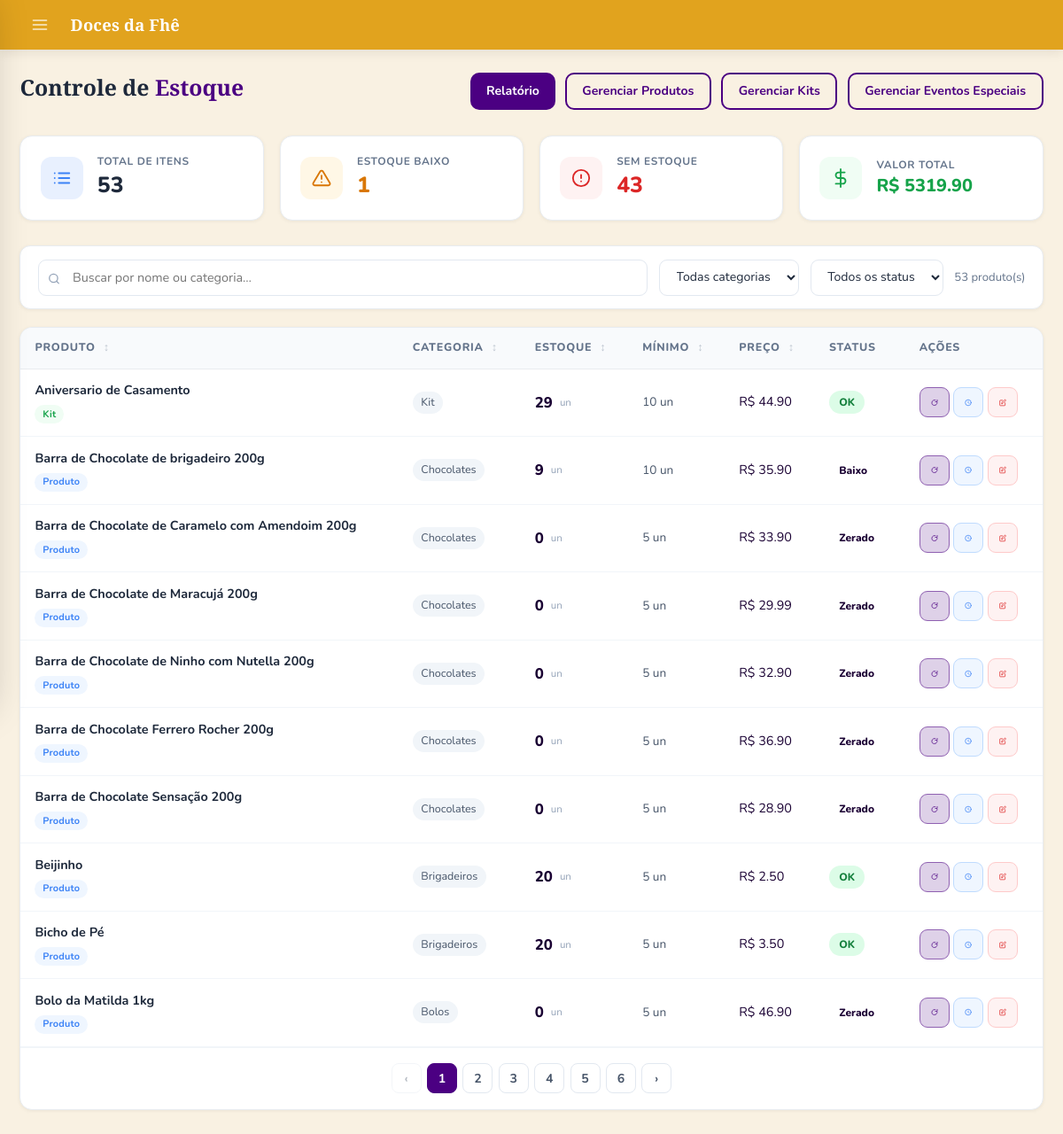
Page /admin/estoque (signed in) on the committed database.
### models.py (models this page shows, shortened)
class SiteConfig(db.Model):
    __tablename__ = "site_config"
    id               = db.Column(db.Integer, primary_key=True)
    color_primary    = db.Column(db.String(20), default='#5B6D3D')
    color_secondary  = db.Column(db.String(20), default='#D67155')
    color_accent     = db.Column(db.String(20), default='#F3B651')
    color_dark       = db.Column(db.String(20), default='#932E50')
    color_bg         = db.Column(db.String(20), default='#FAF9F6')
    color_text       = db.Column(db.String(20), default='#2B2B2B')
    color_text_light = db.Column(db.String(20), default='#6B6B6B')
    auth_bg_color1   = db.Column(db.String(20), default='#e8eed8')
    auth_bg_color2   = db.Column(db.String(20), default='#8fa05a')
    font_title   = db.Column(db.String(100), default='Playfair Display')
    font_body    = db.Column(db.String(100), default='Nunito')
    font_size    = db.Column(db.String(10), default='16')
    title_weight = db.Column(db.String(10), default='700')
    body_weight  = db.Column(db.String(10), default='400')
    layout_mode   = db.Column(db.String(20), default='spacious')
    layout_width  = db.Column(db.String(20), default='centered')
    card_columns  = db.Column(db.Integer,    default=3)
    card_gap      = db.Column(db.Integer,    default=20)
    show_carousel = db.Column(db.Boolean,    default=True)
    btn_radius  = db.Column(db.String(10), default='12px')
    card_shadow = db.Column(db.String(10), default='medium')
    navbar_fixed = db.Column(db.Boolean, default=True)
    anim_enabled     = db.Column(db.Boolean, default=True)
    anim_intensity   = db.Column(db.String(10), default='medium')
    anim_duration    = db.Column(db.Integer,    default=220)
    anim_hover_style = db.Column(db.String(20), default='lift')
    site_name   = db.Column(db.String(100), default='Doces da Fhê')
    logo_url    = db.Column(db.String(255), nullable=True)
    logo_height     = db.Column(db.Integer, default=100)
    logo_fit        = db.Column(db.String(20), default='contain')
    carousel_height = db.Column(db.Integer, default=340)
    card_img_height = db.Column(db.Integer, default=200)
    card_radius     = db.Column(db.String(10), default='16px')
    flash_success   = db.Column(db.String(20), default='#ffffff')
    flash_error     = db.Column(db.String(20), default='#f8d7da')
    flash_info      = db.Column(db.String(20), default='#ffffff')
    new_badge_days  = db.Column(db.Integer, default=7)
    new_badge_ativo = db.Column(db.Boolean, default=True)
    blog_primary    = db.Column(db.String(20), default='#5B6D3D')
    blog_accent     = db.Column(db.String(20), default='#932E50')
    blog_bg         = db.Column(db.String(20), default='#f8fafc')
    blog_card_bg    = db.Column(db.String(20), default='#ffffff')
    blog_text       = db.Column(db.String(20), default='#1e293b')
    agenda_dias_arquivar = db.Column(db.Integer, default=30)
    updated_at      = db.Column(db.DateTime, default=datetime.utcnow, onupdate=datetime.utcnow)

class Kit(db.Model):
    __tablename__ = 'kits'
    id = db.Column(db.Integer, primary_key=True)
    name = db.Column(db.String(200), nullable=False)
    resumo = db.Column(db.String(400), nullable=True)
    description = db.Column(db.Text, nullable=True)
    created_by = db.Column(
        db.Integer, db.ForeignKey('users.id'), nullable=False)
    is_admin_kit = db.Column(db.Boolean, default=False)   # True = admin kit
    ativo = db.Column(db.Boolean, default=True, nullable=False)
    created_at = db.Column(db.DateTime, default=datetime.utcnow)
    updated_at = db.Column(
        db.DateTime, default=datetime.utcnow, onupdate=datetime.utcnow)
    image_url      = db.Column(db.String(500), nullable=True)
    estoque        = db.Column(db.Integer, default=0, nullable=False)
    estoque_minimo = db.Column(db.Integer, default=5, nullable=False)
    products = db.relationship(
        'KitProduct', backref='kit', cascade='all, delete-orphan')
    creator = db.relationship('User', backref='kits')
    @property
    def total_price(self):
        return sum(kp.product.price * kp.quantity for kp in self.products)
    @property
    def status_estoque(self):
        if self.estoque == 0:       return 'zerado'
        if self.estoque <= self.estoque_minimo: return 'baixo'
        return 'ok'

class Product(db.Model):
    __tablename__ = "products"
    id          = db.Column(db.Integer, primary_key=True)
    name        = db.Column(db.String(200), nullable=False, index=True)
    resumo      = db.Column(db.String(400), nullable=True)
    description = db.Column(db.String(800), nullable=False)
    image_url   = db.Column(db.String(300))
    price       = db.Column(db.Numeric(10, 2), nullable=False)
    category          = db.Column(db.String(100), nullable=True, default='geral')  # ✅ NOVO
    ativo             = db.Column(db.Boolean, default=True, nullable=False)
    estoque           = db.Column(db.Integer, default=0, nullable=False)
    estoque_minimo    = db.Column(db.Integer, default=5, nullable=False)
    quantidade_minima = db.Column(db.Integer, default=1, nullable=False)
    quantidade_maxima = db.Column(db.Integer, nullable=True)
    created_at     = db.Column(db.DateTime, default=datetime.utcnow)
    @property
    def status_estoque(self):
        if self.estoque == 0:
            return 'zerado'
        if self.estoque <= self.estoque_minimo:
            return 'baixo'
        return 'ok'

### app.py (the view)
@app.route('/admin/estoque')
@login_required
@admin_required
def estoque():
    produtos  = Product.query.filter_by(ativo=True).order_by(Product.name).all()
    kits      = Kit.query.filter_by(ativo=True, is_admin_kit=True).order_by(Kit.name).all()
    especiais = ProdutoEspecial.query.filter_by(mostrar=True).order_by(ProdutoEspecial.name).all()
    def _item(obj, tipo, nome, cat, preco):
        return {'id': obj.id, 'tipo': tipo, 'nome': nome,
                'categoria': cat or '—', 'preco': float(preco),
                'estoque': obj.estoque, 'estoque_minimo': obj.estoque_minimo,
                'status': obj.status_estoque}
    itens = (
        [_item(p, 'produto',  p.name, p.category,        p.price)       for p in produtos] +
        [_item(k, 'kit',      k.name, 'Kit',              k.total_price) for k in kits] +
        [_item(e, 'especial', e.name, e.category,         e.price)       for e in especiais]
    )
    itens.sort(key=lambda x: x['nome'].lower())
    categorias = sorted({i['categoria'] for i in itens if i['categoria'] != '—'})
    total_valor   = sum(i['preco'] * i['estoque'] for i in itens)
    sem_estoque   = sum(1 for i in itens if i['status'] == 'zerado')
    estoque_baixo = sum(1 for i in itens if i['status'] == 'baixo')
    return render_template('admin/estoque.html',
        itens=itens, categorias=categorias,
        total_valor=total_valor, sem_estoque=sem_estoque,
        estoque_baixo=estoque_baixo)

### templates/admin/estoque.html (shortened to what this page needs)
{% extends "admin/base.html" %}
{% block styles %}
<link rel="stylesheet" href="{{ url_for('static', filename='estoque.css') }}">
{% endblock %}
{% block content %}
<div class="es-page">
  <div class="es-header">
    <h1 class="es-title">Controle de <span>Estoque</span></h1>
    <div class="es-header-actions">
      <a href="{{ url_for('relatorio_estoque') }}" class="btn-es btn-es-primary">Relatório</a>
      <a href="{{ url_for('list_products') }}" class="btn-es btn-es-outline">Gerenciar Produtos</a>
      <a href="{{ url_for('list_kits') }}" class="btn-es btn-es-outline">Gerenciar Kits</a>
      <a href="{{ url_for('listar_eventos') }}" class="btn-es btn-es-outline">Gerenciar Eventos Especiais</a>
    </div>
  </div>
  <div class="es-cards">
    <div class="es-card">
      <div class="es-card-icon ic-total">
      </div>
      <div class="es-card-info">
        <label>Total de Itens</label>
        <strong>{{ itens|length }}</strong>
      </div>
    </div>
    <div class="es-card">
      <div class="es-card-icon ic-low">
      </div>
      <div class="es-card-info low">
        <label>Estoque Baixo</label>
        <strong>{{ estoque_baixo }}</strong>
      </div>
    </div>
    <div class="es-card">
      <div class="es-card-icon ic-zero">
        <svg xmlns="http://www.w3.org/2000/svg" width="22" height="22" viewBox="0 0 24 24" fill="none" stroke="#dc2626" stroke-width="2" stroke-linecap="round" stroke-linejoin="round">
          <circle cx="12" cy="12" r="10"/>
          <line x1="12" y1="8" x2="12" y2="12"/><line x1="12" y1="16" x2="12.01" y2="16"/>
        </svg>
      </div>
      <div class="es-card-info zero">
        <label>Sem Estoque</label>
        <strong>{{ sem_estoque }}</strong>
      </div>
    </div>
    <div class="es-card">
      <div class="es-card-icon ic-valor">
        <svg xmlns="http://www.w3.org/2000/svg" width="22" height="22" viewBox="0 0 24 24" fill="none" stroke="#16a34a" stroke-width="2" stroke-linecap="round" stroke-linejoin="round">
          <line x1="12" y1="1" x2="12" y2="23"/><path d="M17 5H9.5a3.5 3.5 0 0 0 0 7h5a3.5 3.5 0 0 1 0 7H6"/>
        </svg>
      </div>
      <div class="es-card-info valor">
        <label>Valor Total</label>
        <strong>R$ {{ "%.2f"|format(total_valor) }}</strong>
      </div>
    </div>
  </div>
  <div class="es-toolbar">
    <div class="es-search">
      <span class="es-search-icon">
      </span>
      <input type="text" id="searchInput" placeholder="Buscar por nome ou categoria…" oninput="filtrar()">
    </div>
    <select class="es-select" id="filtroCat" onchange="filtrar()">
      <option value="">Todas categorias</option>
    </select>
    <select class="es-select" id="filtroStatus" onchange="filtrar()">
      <option value="">Todos os status</option>
    </select>
    <span class="es-count" id="contagem">{{ itens|length }} item(ns)</span>
  </div>
  <div class="es-table-wrap">
    <table class="es-table" id="tabelaProdutos">
      <thead>
        <tr>
          <th onclick="ordenar(0)">Produto <span class="sort-icon">↕</span></th>
          <th onclick="ordenar(1)">Categoria <span class="sort-icon">↕</span></th>
          <th onclick="ordenar(2)">Estoque <span class="sort-icon">↕</span></th>
          <th onclick="ordenar(3)">Mínimo <span class="sort-icon">↕</span></th>
          <th onclick="ordenar(4)">Preço <span class="sort-icon">↕</span></th>
          <th>Status</th>
          <th>Ações</th>
        </tr>
      </thead>
      <tbody id="tbodyProdutos">
        {% for item in itens %}
        {% set uid = item.tipo ~ '-' ~ item.id %}
        <tr class="prod-row row-{{ item.status }}"
            data-nome="{{ item.nome | lower }}"
            data-cat="{{ item.categoria | lower }}"
            data-status="{{ item.status }}"
            data-uid="{{ uid }}">
          <td>
            <div class="prod-name">{{ item.nome }}</div>
            <div style="margin-top:.25rem;">
              {% if item.tipo == 'kit' %}<span class="tipo-tag tipo-kit">Kit</span>
              {% elif item.tipo == 'especial' %}<span class="tipo-tag tipo-especial">Especial</span>
              {% else %}<span class="tipo-tag tipo-produto">Produto</span>{% endif %}
            </div>
          </td>
          <td><span class="prod-cat">{{ item.categoria | capitalize }}</span></td>
          <td>
            <div class="stock-qty">
              <span class="qty-num" id="qty-{{ uid }}">{{ item.estoque }}</span>
              <span class="qty-min">un</span>
            </div>
          </td>
          <td>
            <span style="font-size:.85rem; color:#475569;">
              <span id="min-{{ uid }}">{{ item.estoque_minimo }}</span> un
            </span>
          </td>
          <td>R$ {{ "%.2f"|format(item.preco) }}</td>
          <td>
            <span class="badge-status badge-{{ item.status }}" id="badge-{{ uid }}">
              {% if item.status == 'ok' %}OK
              {% elif item.status == 'baixo' %}Baixo
              {% else %}Zerado{% endif %}
            </span>
          </td>
          <td>
            <div class="td-actions">
              <button class="btn-es btn-es-sm btn-mov btn-es-icon"
                      title="Movimentar estoque"
                      data-tipo="{{ item.tipo }}"
                      data-id="{{ item.id }}"
                      data-nome="{{ item.nome|e }}"
                      data-estoque="{{ item.estoque }}"
                      data-minimo="{{ item.estoque_minimo }}"
                      onclick="abrirMovimentar(this.dataset.tipo,this.dataset.id,this.dataset.nome,this.dataset.estoque,this.dataset.minimo)">
                <svg xmlns="http://www.w3.org/2000/svg" width="15" height="15" viewBox="0 0 24 24" fill="none" stroke="currentColor" stroke-width="2.2" stroke-linecap="round" stroke-linejoin="round">
                  <path d="M21 12a9 9 0 1 1-6.219-8.56"/><polyline points="21 3 21 9 15 9"/>
                </svg>
              </button>
              <button class="btn-es btn-es-sm btn-hist btn-es-icon"
                      title="Histórico"
                      data-tipo="{{ item.tipo }}"
                      data-id="{{ item.id }}"
                      data-nome="{{ item.nome|e }}"
                      onclick="abrirHistorico(this.dataset.tipo,this.dataset.id,this.dataset.nome)">
                <svg xmlns="http://www.w3.org/2000/svg" width="15" height="15" viewBox="0 0 24 24" fill="none" stroke="currentColor" stroke-width="2.2" stroke-linecap="round" stroke-linejoin="round">
                  <path d="M12 8v4l3 3"/><circle cx="12" cy="12" r="10"/>
                </svg>
              </button>
              <button class="btn-es btn-es-sm btn-del btn-es-icon"
                      title="Editar mínimo"
                      data-tipo="{{ item.tipo }}"
                      data-id="{{ item.id }}"
                      data-nome="{{ item.nome|e }}"
                      data-minimo="{{ item.estoque_minimo }}"
                      onclick="abrirEditarMinimo(this.dataset.tipo,this.dataset.id,this.dataset.nome,this.dataset.minimo)">
                <svg xmlns="http://www.w3.org/2000/svg" width="15" height="15" viewBox="0 0 24 24" fill="none" stroke="currentColor" stroke-width="2.2" stroke-linecap="round" stroke-linejoin="round">
                  <path d="M11 4H4a2 2 0 0 0-2 2v14a2 2 0 0 0 2 2h14a2 2 0 0 0 2-2v-7"/><path d="M18.5 2.5a2.121 2.121 0 0 1 3 3L12 15l-4 1 1-4Z"/>
                </svg>
              </button>
            </div>
          </td>
        </tr>
        {% endfor %}
      </tbody>
    </table>
    <div class="es-pagination" id="paginacao"></div>
  </div>
</div>
{% endblock %}

### templates/admin/base.html (shortened to what this page needs)
<!DOCTYPE html>
<html>
<head>
  <link href="https://cdn.jsdelivr.net/npm/bootstrap@5.3.0/dist/css/bootstrap.min.css" rel="stylesheet">
  <link rel="stylesheet" href="https://cdnjs.cloudflare.com/ajax/libs/cropperjs/1.6.1/cropper.min.css">
  {% block styles %}{% endblock %}
  <link rel="stylesheet" href="{{ url_for('dynamic_styles') }}">
</head>
<body>
{% if current_user.is_authenticated and current_user.is_admin %}
<div class="topbar">
  <button class="topbar-menu-btn" id="drawerToggle" aria-label="Menu">
    <svg xmlns="http://www.w3.org/2000/svg" width="20" height="20" viewBox="0 0 24 24" fill="none"
         stroke="currentColor" stroke-width="2" stroke-linecap="round" stroke-linejoin="round">
      <line x1="3" y1="6"  x2="21" y2="6"/>
      <line x1="3" y1="12" x2="21" y2="12"/>
      <line x1="3" y1="18" x2="21" y2="18"/>
    </svg>
  </button>
  <span class="topbar-brand">{{ site_config.site_name if site_config else 'Doces da Fhê' }}</span>
</div>
{% endif %}
<div class="acc-content-wrap">
<main id="acc-main-content">
{% block content %}
{% endblock %}
</main>
</div>
</body>
</html>

### rows in the picture
SiteConfig: site_name "Doces da Fhê"
Kit: nome "Aniversario de Casamento", shows "Kit", categoria "Kit", estoque "29", estoque_minimo "10", preco "44.90", shows "OK"
Product: nome "Barra de Chocolate de brigadeiro 200g", shows "Produto", categoria "Chocolates", estoque "9", estoque_minimo "10", preco "35.90", shows "Baixo"
Product: nome "Barra de Chocolate de Caramelo com Amendoim 200g", shows "Produto", categoria "Chocolates", estoque "0", estoque_minimo "5", preco "33.90", shows "Zerado"
Product: nome "Barra de Chocolate de Maracujá 200g", shows "Produto", categoria "Chocolates", estoque "0", estoque_minimo "5", preco "29.99", shows "Zerado"
Product: nome "Barra de Chocolate de Ninho com Nutella 200g", shows "Produto", categoria "Chocolates", estoque "0", estoque_minimo "5", preco "32.90", shows "Zerado"
Product: nome "Barra de Chocolate Ferrero Rocher 200g", shows "Produto", categoria "Chocolates", estoque "0", estoque_minimo "5", preco "36.90", shows "Zerado"
Product: nome "Barra de Chocolate Sensação 200g", shows "Produto", categoria "Chocolates", estoque "0", estoque_minimo "5", preco "28.90", shows "Zerado"
Product: nome "Beijinho", shows "Produto", categoria "Brigadeiros", estoque "20", estoque_minimo "5", preco "2.50", shows "OK"
Product: nome "Bicho de Pé", shows "Produto", categoria "Brigadeiros", estoque "20", estoque_minimo "5", preco "3.50", shows "OK"
Product: nome "Bolo da Matilda 1kg", shows "Produto", categoria "Bolos", estoque "0", estoque_minimo "5", preco "46.90", shows "Zerado"

### other values in the picture
{{ itens|length }} "53"
{{ estoque_baixo }} "1"
{{ sem_estoque }} "43"
{{ "%.2f"|format(total_valor) }} "5319.90"
